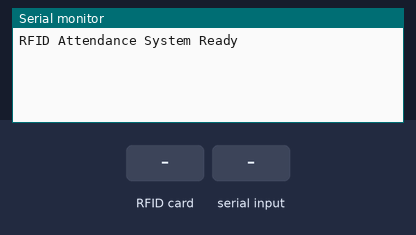
A sketch run on a simulated Arduino Uno, built with avr-gcc and run on an emulated ATmega328P. On the bench: the last lines printed to the serial monitor. Inputs (shaded band) come from the test bench.

Above: at 1.2 s.
1.3 s: RFID card 3E 65 02 07 held to the reader
At 1.9 s:
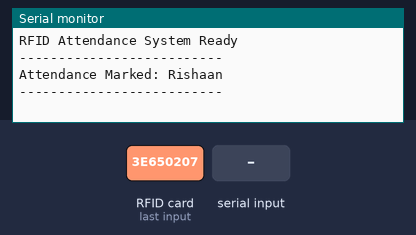
2.8 s: "getAttendance\n" received over Serial
At 3.6 s:
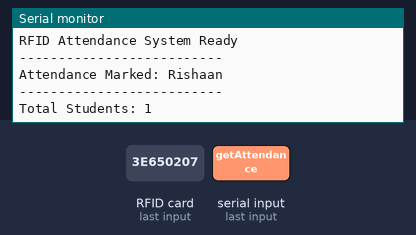
4.3 s: RFID card 82 5A 17 06 held to the reader
At 5.5 s:
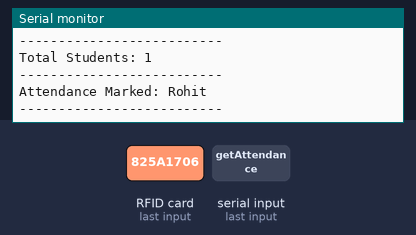
5.8 s: "allData\n" received over Serial
At 5.88 s:
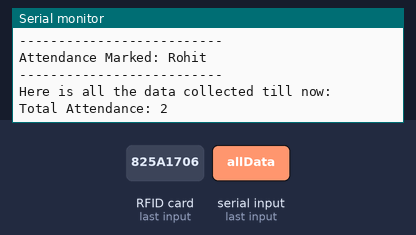
7.3 s: RFID card 67 67 67 67 held to the reader
At 7.9 s:
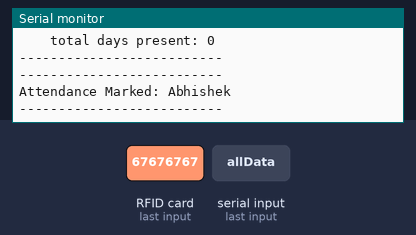
8.8 s: RFID card 5E 7A 19 C4 held to the reader
At 9.2 s:
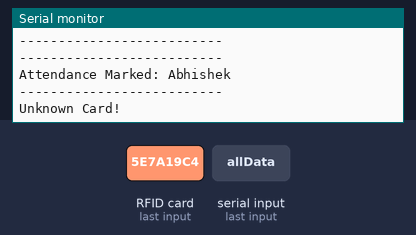

Measured:
- after the input at 1.3 s, the serial monitor: prints a new line at once (image 1)
- after the input at 2.8 s, the serial monitor: prints a new line at once (image 2)
- after the input at 4.3 s, the serial monitor: prints a new line after 0.05 s (image 3)
- after the input at 5.8 s, the serial monitor: prints a new line at once (image 4)
- after the input at 7.3 s, the serial monitor: prints a new line at once (image 5)
- after the input at 8.8 s, the serial monitor: prints a new line at once (image 6)

The sketch:

rfid_management.ino
```cpp
#include <SPI.h>
#include <MFRC522.h>

#define SS_PIN 10
#define RST_PIN 9

MFRC522 mfrc522(SS_PIN, RST_PIN);

// ----------------------
// Student Database
// ----------------------

struct Student {
  byte uid[4];
  const char *name;
  bool present;
  int studentAttendance;
};

Student students[] = {
  {{0x3E, 0x65, 0x02, 0x07}, "Rishaan", false, 0}, //3E 65 02 07
  {{0x82, 0x5A, 0x17, 0x06}, "Rohit", false, 0}, //82 5A 17 06
  {{0x67, 0x67, 0x67, 0x67}, "Abhishek", false, 0} // 67 67 67 67
};

const int totalStudents = sizeof(students) / sizeof(students[0]);

// ----------------------
// Compare two UIDs
// ----------------------

bool compareUID(byte *uid1, byte *uid2, byte size)
{
  for (byte i = 0; i < size; i++)
  {
    if (uid1[i] != uid2[i])
      return false;
  }
  return true;
}

void setup()
{
  Serial.begin(9600);
  SPI.begin();
  mfrc522.PCD_Init();

  Serial.println("RFID Attendance System Ready");
}

int attendance = 0;

void loop()
{

if (Serial.available() > 0) {

    String command = Serial.readStringUntil('\n');
    command.trim();

    if (command == "getAttendance") {
      Serial.println();
      Serial.println(String("Total Students: ")+ attendance);
    }

  for (int i = 0; i < totalStudents; i++){
    if (command == students[i].name){
      Serial.println();
      Serial.println("--------------------------");
      Serial.println(String("Here are ") + students[i].name + "'s stats:");
      Serial.println(String("Total Attendance: ") + students[i].studentAttendance + " days");
      Serial.println("--------------------------");
      Serial.println();
    }

    if(command == "allData") {
      int a;
      Serial.println();
      Serial.println("Here is all the data collected till now:");
      Serial.println();
      Serial.println(String("Total Attendance: ") + attendance);
      Serial.println();
      Serial.println("Studentwise Attendance History:");
      for ( a = 0; a < totalStudents; a++) {
        Serial.println("--------------------------");
        Serial.println(String("  ") + students[a].name + String(":"));
        Serial.println(String("    total days present: ") +  students[i].studentAttendance);
        Serial.println("--------------------------");
      }
      Serial.println();
    }

    }
  }

  if (!mfrc522.PICC_IsNewCardPresent())
    return;

  if (!mfrc522.PICC_ReadCardSerial())
    return;

  bool found = false;

  for (int i = 0; i < totalStudents; i++)
  {

    if (compareUID(mfrc522.uid.uidByte, students[i].uid, mfrc522.uid.size))
    {
      students[i].present = true;
      Serial.println("--------------------------");
      Serial.print("Attendance Marked: ");
      Serial.println(students[i].name);
      Serial.println("--------------------------");
      students[i].studentAttendance++;
      attendance++;

      found = true;
      break;
    }
  }

  if (!found){
    Serial.println("Unknown Card!");
  }

  mfrc522.PICC_HaltA();
  mfrc522.PCD_StopCrypto1();

  delay(1000);
}
```
